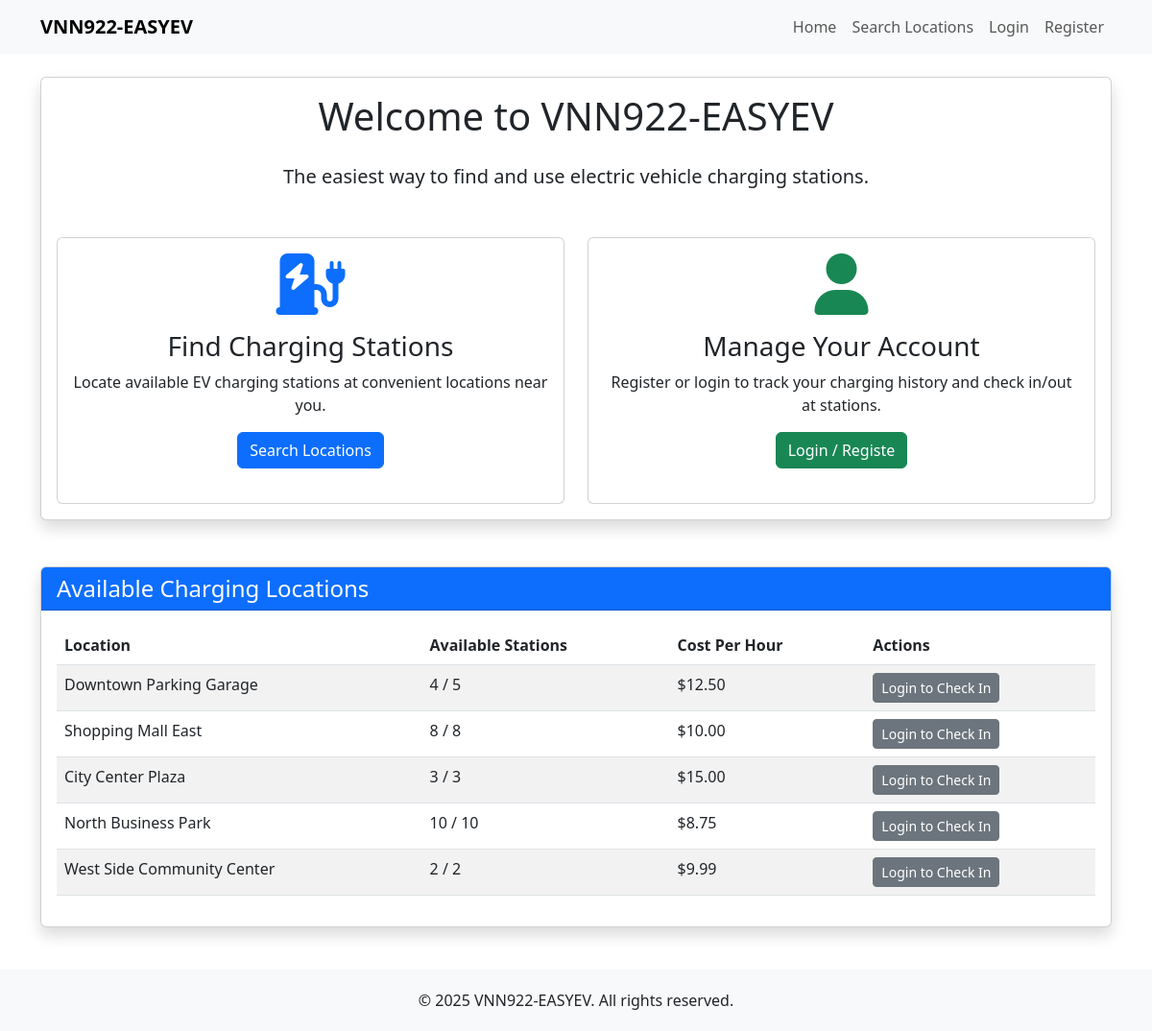
The page /user/index.php on the database as committed earlier.
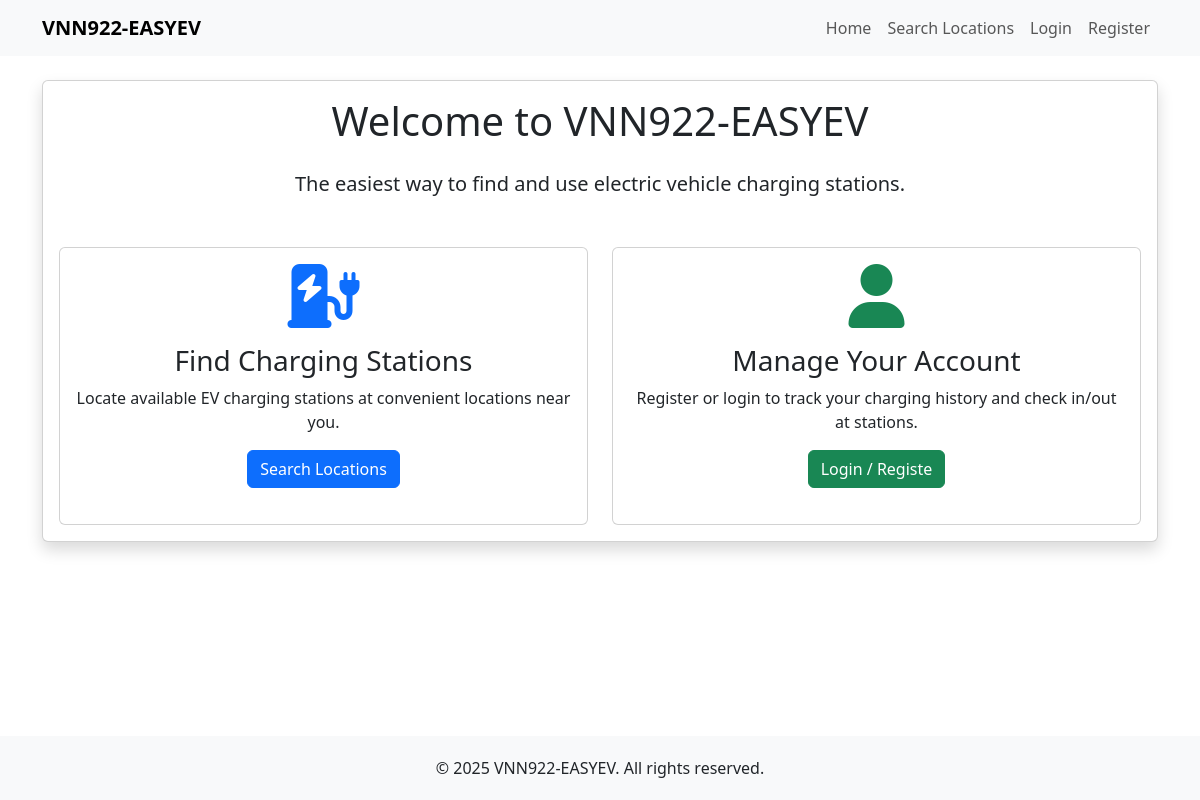
The same page on the database as committed later.
### tables this page shows
CREATE TABLE IF NOT EXISTS charging_locations (
    location_id INT AUTO_INCREMENT PRIMARY KEY,
    description VARCHAR(255) NOT NULL,
    num_stations INT NOT NULL,
    cost_per_hour DECIMAL(10, 2) NOT NULL,
    created_at TIMESTAMP DEFAULT CURRENT_TIMESTAMP,
    updated_at TIMESTAMP DEFAULT CURRENT_TIMESTAMP ON UPDATE CURRENT_TIMESTAMP
);

### classes/Database.php (called while the page is built, shortened)
<?php
class Database {
    private $host = DB_HOST;
    private $user = DB_USER;
    private $pass = DB_PASS;
    private $dbname = DB_NAME;
    private $conn;
    private $stmt;
    public function __construct() {
        $this->conn = new mysqli($this->host, $this->user, $this->pass, $this->dbname);
    }
    public function query($query) {
        $this->stmt = $this->conn->prepare($query);
    }
    public function execute() {
        return $this->stmt->execute();
    }
    public function resultSet() {
        $this->execute();
        $result = $this->stmt->get_result();
        return $result->fetch_all(MYSQLI_ASSOC);
    }
}

### classes/Location.php (called while the page is built, shortened)
<?php
class Location {
    private $db;
    public function __construct() {
        $this->db = new Database();
    }
    public function getAvailableLocations() {
        $this->db->query('SELECT cl.*,
                         (SELECT COUNT(*) FROM charging_sessions cs
                          WHERE cs.location_id = cl.location_id AND cs.status = "active") AS active_sessions,
                         (cl.num_stations - (SELECT COUNT(*) FROM charging_sessions cs
                                             WHERE cs.location_id = cl.location_id AND cs.status = "active")) AS available_stations
                          FROM charging_locations cl
                          HAVING available_stations > 0
                          ORDER BY cl.location_id');
        return $this->db->resultSet();
    }
}

### user/index.php (the view, shortened to what the changed rows need)
<?php
require_once root . '/includes/header.php';
$location = new Location();
$availableLocations = $location->getAvailableLocations();
?>
<div class="row">
    <div class="col-lg-12">
        <div class="card shadow mb-4">
            <div class="card-body">
                <h1 class="card-title text-center mb-4">Welcome to <?php echo SITE_NAME; ?></h1>
            </div>
        </div>
    </div>
</div>
<?php if(count($availableLocations) > 0) : ?>
<div class="row mt-4">
    <div class="col-lg-12">
        <div class="card shadow">
            <div class="card-header bg-primary text-white">
                <h4 class="m-0">Available Charging Locations</h4>
            </div>
            <div class="card-body">
                <div class="table-responsive">
                    <table class="table table-striped">
                        <thead>
                            <tr>
                                <th>Location</th>
                                <th>Available Stations</th>
                                <th>Cost Per Hour</th>
                                <th>Actions</th>
                            </tr>
                        </thead>
                        <tbody>
                            <?php foreach($availableLocations as $loc) : ?>
                                <tr>
                                    <td><?php echo $loc['description']; ?></td>
                                    <td><?php echo $loc['available_stations']; ?> / <?php echo $loc['num_stations']; ?></td>
                                    <td>$<?php echo number_format($loc['cost_per_hour'], 2); ?></td>
                                    <td>
                                        <?php if(isLoggedIn() && !isAdmin()) : ?>
                                            <a href="/user/check-in.php?location_id=<?php echo $loc['location_id']; ?>" class="btn btn-sm btn-success">Check In</a>
                                        <?php elseif(!isLoggedIn()) : ?>
                                            <a href="/../login.php" class="btn btn-sm btn-secondary">Login to Check In</a>                                        <?php endif; ?>
                                    </td>
                                </tr>
                            <?php endforeach; ?>
                        </tbody>
                    </table>
                </div>
            </div>
        </div>
    </div>
</div>
<?php endif; ?>
<?php require_once root .'/includes/footer.php'; ?>

Rows that differ between the two databases and show on the page:
removed charging_locations: description "Downtown Parking Garage", available_stations "4", num_stations "5", cost_per_hour "12.50"
removed charging_locations: description "Shopping Mall East", available_stations "8", num_stations "8", cost_per_hour "10.00"
removed charging_locations: description "City Center Plaza", available_stations "3", num_stations "3", cost_per_hour "15.00"
removed charging_locations: description "North Business Park", available_stations "10", num_stations "10", cost_per_hour "8.75"
removed charging_locations: description "West Side Community Center", available_stations "2", num_stations "2", cost_per_hour "9.99"
Other text that changed with them:
text no longer shown: "Available Charging Locations Location Available Stations Cost Per Hour Actions"
